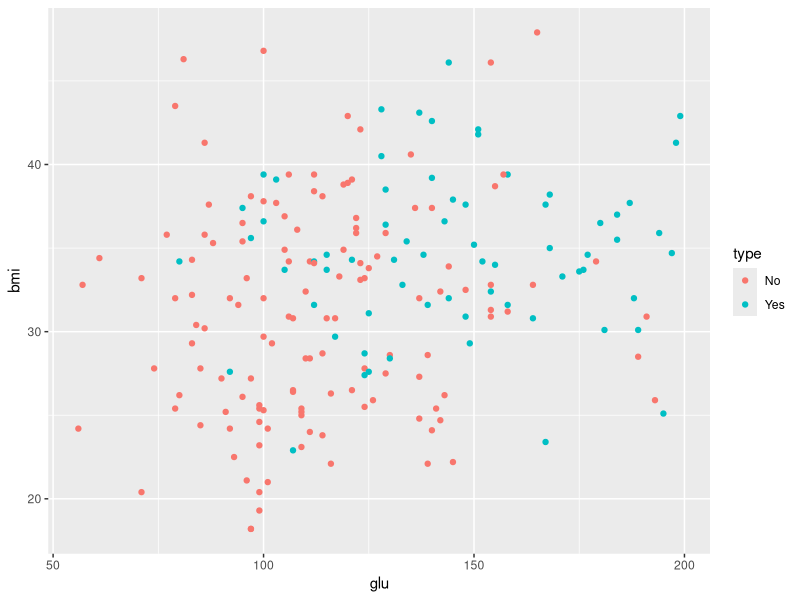
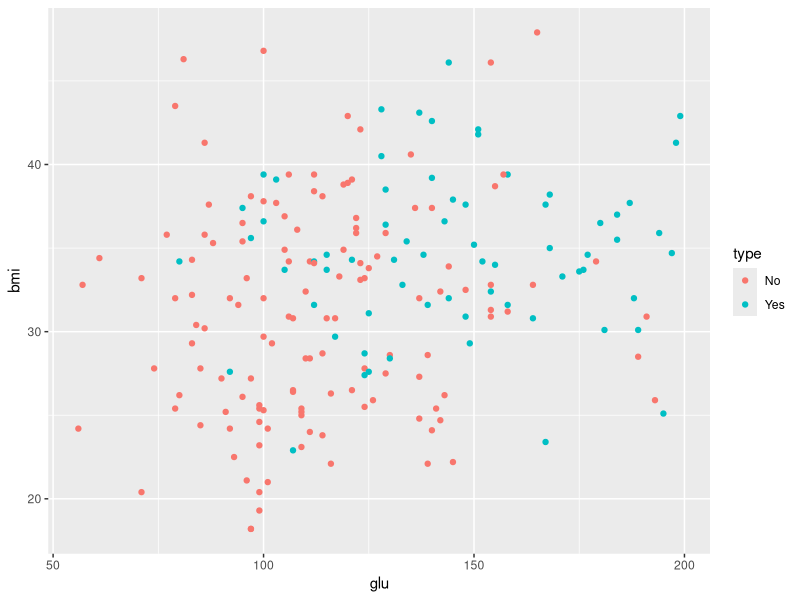

Here is the R script that generated these plots, in order: (Note: this script raises an error after producing the figures.)
library(tidyverse)
library(psych) #psychパッケージの読み込み
library(MASS)

data=Pima.tr

columnList <- c('glu','bmi') 
data.pos<-data[data$type=='Yes',][,columnList]
data.neg<-data[data$type=='No',][,columnList]

# Pima Indianデータセットのプロット
p<-ggplot(data = data, mapping = aes(x = glu, y = bmi,color=type))+geom_point()
ggsave(file='PimaFig/pimaTrain.png')
p

data.describe<-describeBy(data,data$type)
data.pos.mean<-sapply(data.pos,mean)
data.neg.mean<-sapply(data.neg,mean)
data.pos.cov<-cov(data.pos)
data.neg.cov<-cov(data.neg)

S<-solve(data.pos.cov)-solve(data.neg.cov)
c=data.neg.mean%*%solve(data.neg.cov)-data.pos.mean%*%solve(data.pos.cov)
F=data.pos.mean%*%solve(data.pos.cov)%*%data.pos.mean-data.neg.mean%*%solve(data.neg.cov)%*%data.neg.mean-2*log(data.pos.cov)